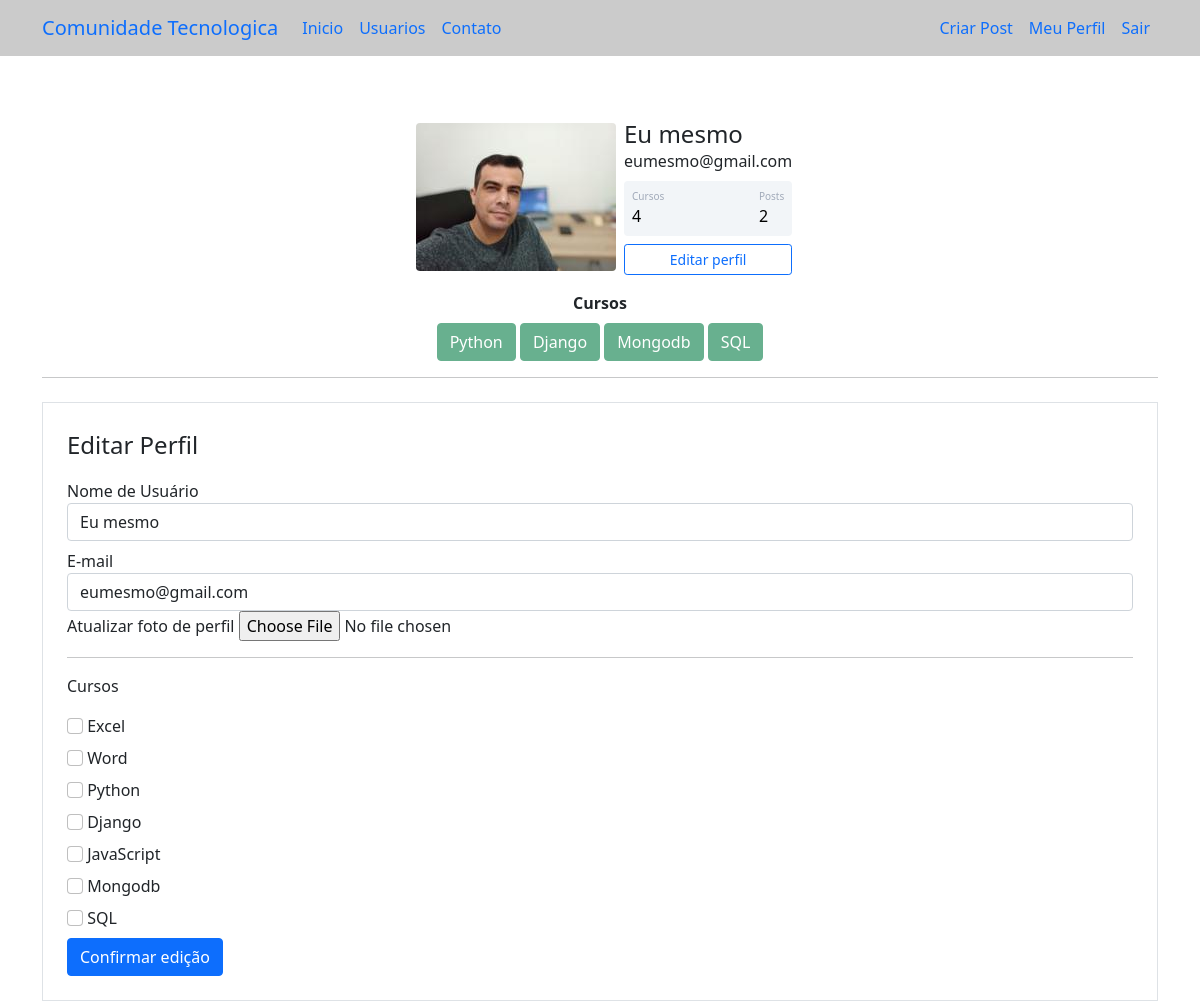
The page /perfil/editar (signed in) on the database its author committed.
### comunidadetecnologica/models.py (models this page shows)
class Usuario(database.Model,UserMixin):
    id = database.Column(database.Integer, primary_key=True)
    username = database.Column(database.String, nullable=False)
    email = database.Column(database.String, nullable=False, unique=True)
    senha = database.Column(database.String, nullable=False)
    foto_perfil = database.Column(database.String, default='default.jpg')
    posts = database.relationship('Post', backref='autor', lazy=True)
    cursos = database.Column(
        database.String, nullable=False, default='Não Informado')
    def contar_posts(self):
        return len(self.posts)

### comunidadetecnologica/routes.py (the view)
@app.route('/perfil/editar', methods=['GET', 'POST'])
@login_required
def editar_perfil():
    form = FormEiditarPerfil()
    if form.validate_on_submit():
        current_user.email = form.email.data
        current_user.username = form.username.data
        if form.foto_perfil.data:
            nome_imagem = salvar_imagem(form.foto_perfil.data)
            current_user.foto_perfil = nome_imagem
        current_user.cursos = atualizar_cursos(form)
        database.session.commit()
        flash('Perfil atualizado com sucesso', 'alert-success')
        return redirect(url_for('perfil'))
    elif request.method == 'GET':
        form.email.data = current_user.email
        form.username.data = current_user.username
    foto_perfil = url_for(
        'static', filename='fotos_perfil/{}'.format(current_user.foto_perfil))
    return render_template('editarperfil.html', foto_perfil=foto_perfil, form=form)

### comunidadetecnologica/forms.py (shortened to what this page needs)
class FormEiditarPerfil(FlaskForm):
    username = StringField('Nome de Usuário', validators=[DataRequired()])
    email = StringField('E-mail', validators=[DataRequired(), Email()])
    foto_perfil = FileField('Atualizar foto de perfil ', validators=[
                            FileAllowed(['jpg', 'png', 'jpeg'])])
    curso_excel = BooleanField('Excel')
    curso_word = BooleanField('Word')
    curso_python = BooleanField('Python')
    curso_django= BooleanField('Django')
    curso_javascript = BooleanField('JavaScript')
    curso_mongodb = BooleanField('Mongodb')
    curso_sql = BooleanField('SQL')
    button_submit_editarperfil = SubmitField('Confirmar edição')

### comunidadetecnologica/models.py (called while the page is built)
@login_manager.user_loader
def load_usuario(id_usuario):
    return Usuario.query.get(int(id_usuario))

### comunidadetecnologica/templates/editarperfil.html (shortened to what this page needs)
{% extends 'perfil.html' %}
{% block form_edital_perfil %}
    <div class="container">
        <hr>
        <div class="row">
            <div class="col">
                <form method="POST" action="" class="border p-4 mt-2" enctype="multipart/form-data">
                    <legend>Editar Perfil</legend>
                    <fieldset>
                        <div class="form-group mt-2">
                            {{ form.username.label(class="form-control-label") }}
                            {% if form.username.errors %}
                                {{form.username(class="form-control is-invalid")}}
                                <div class="invalid-feedback">
                                {% for erro in form.errors %}
                                    {{erro}}
                                {% endfor %}
                                </div>
                            {% else %}
                                {{form.username(class="form-control")}}
                            {%endif%}
                        </div>
                        <div class="form-group mt-2">
                            {{ form.email.label(class="form-control-label") }}
                            {% if form.email.errors %}
                                {{form.email(class="form-control is-invalid")}}
                            <div class="invalid-feedback">
                                {% for erro in form.errors %}
                                    {{erro}}
                                {% endfor %}
                            </div>
                            {% else %}
                                {{form.email(class="form-control")}}
                            {% endif %}
                        </div>
                        <div class="form-group">
                            {{ form.foto_perfil.label }}
                            {{ form.foto_perfil(class="form-control-file") }}
                        </div>
                        <hr>
                        <p>Cursos</p>
                        {% for campo in form %}
                            {% if 'curso_' in campo.name %}
                                <div class="form-group mt-2">
                                    {{ campo(class="form-check-input ") }}
                                    {{ campo.label(class="form-check-label") }}
                                </div>
                            {% endif %}
                        {% endfor %}
                    </fieldset>
                    {{ form.button_submit_editarperfil (class="btn btn-primary mt-2") }}
                </form>
            </div>
        </div>
    </div>
{% endblock %}

### comunidadetecnologica/templates/perfil.html
{% extends 'base.html' %} {% block body %}
<div class="container mt-5 d-flex justify-content-center">
  <div class="card p-3">
    <div class="d-flex align-items-center">
      <div class="image pe-2">
        <img src="{{foto_perfil}}" class="rounded" width="200" />
      </div>
      <div class="ml-3 w-100">
        <h4 class="mb-0 mt-0">{{ current_user.username }}</h4>
        <span>{{current_user.email}}</span>
        <div
          class="p-2 mt-2 bg-primary d-flex justify-content-between rounded text-white stats"
        >
          {% if 'Não Informado' in current_user.cursos or current_user.cursos ==
          '' %}
          <div class="d-flex flex-column">
            <span class="articles">Cursos</span>
            <span class="number1">0</span>
          </div>
          {% else %}
          <div class="d-flex flex-column">
            <span class="articles">Cursos</span>
            <span class="number1">{{ current_user.cursos.count(';') +1 }}</span>
          </div>
          {% endif %}
          <div class="d-flex flex-column">
            <span class="rating">Posts</span>
            <span class="number3">{{ current_user.contar_posts()}}</span>
          </div>
        </div>
        <div class="button mt-2 d-flex flex-row align-items-center">
          <a href="{{url_for('editar_perfil')}}" class="w-100"
            ><button class="btn btn-sm btn-outline-primary w-100">
              Editar perfil
            </button></a
          >
        </div>
      </div>
    </div>
  </div>
</div>
<div class="row justify-content-center">
    <div class="col col-4" style="text-align: center;">
        <strong>Cursos</strong><br>
        {% for curso in current_user.cursos.split(';') %}
            <button type="button" class="btn btn-success mt-2" disabled>{{curso}}</button>
        {% endfor%}
    </div>
</div>
{% block form_edital_perfil %}
{% endblock %}
{% endblock %}

### comunidadetecnologica/static/main.css (style rules this page uses)
.card { width: 400px; border: none; border-radius: 10px; background-color: #fff; }
.stats { background: #f2f5f8 !important; color: #000 !important; }
.articles { font-size: 10px; color: #a1aab9; }
.number1 { font-weight: 500; }
.rating { font-size: 10px; color: #a1aab9; }
.number3 { font-weight: 500; }

### rows shown on the page
Usuario: username "Eu mesmo", email "eumesmo@gmail.com", cursos "4"

### other values the page prints
{{ current_user.contar_posts() }} "2"
{{ curso }} "Python" "Django" "Mongodb" "SQL"
{{ campo.label(class="form-check-label") }} "Excel" "Word" "Python" "Django" "JavaScript" "Mongodb" "SQL"
